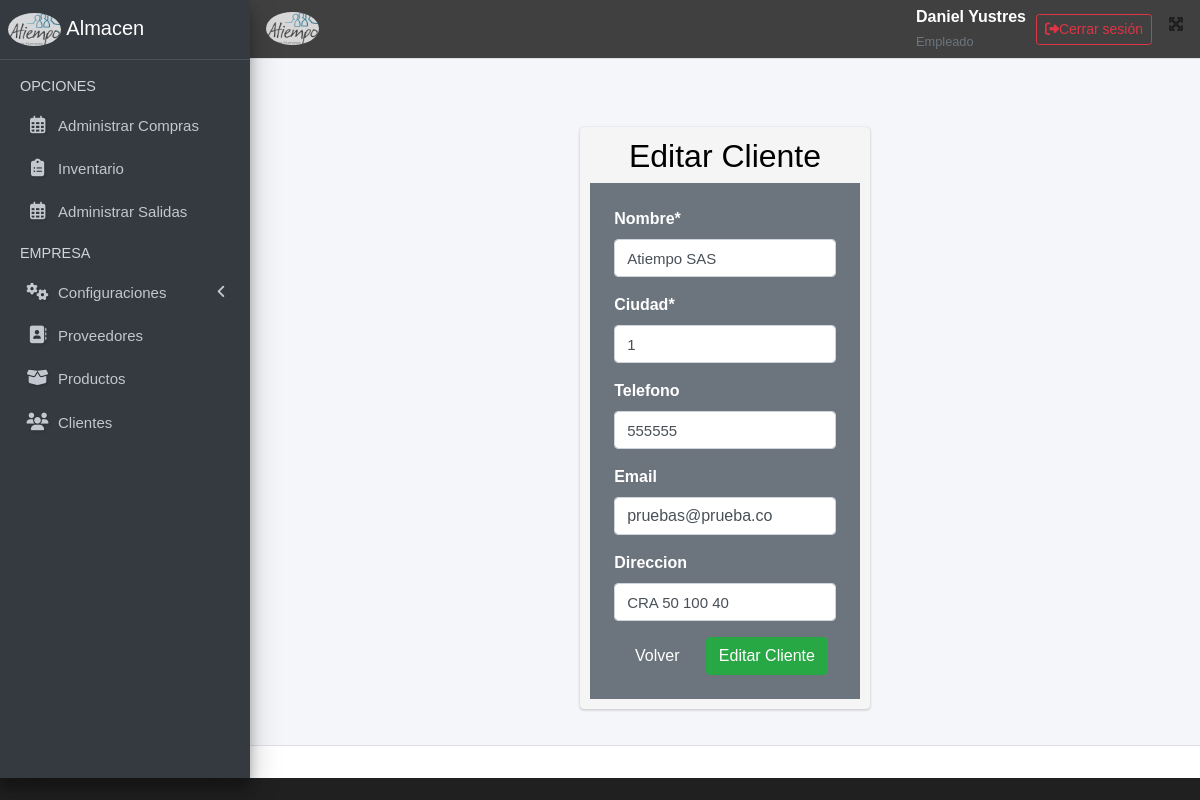
Screenshot of /modificar_cliente/1/ (signed in) with the database file from the repository.
### applications/usuarios/models.py (models this page shows, shortened)
class Usuario(AbstractUser):
    rol_choices = [
        ('admin', 'Administrador'),
        ('empleado', 'Empleado'),
        ('gerente', 'Gerente'),
    ]
    estado_choices = [
        ('activo', 'Activo'),
        ('inactivo', 'Inactivo'),
    ]
    rol = models.CharField(max_length=10, choices=rol_choices, default='empleado')
    estado = models.CharField(max_length=10, choices=estado_choices, default='activo')  # Cambiado a CharField
    fecha_creacion = models.DateTimeField(auto_now_add=True)
    class Meta:
        verbose_name = 'Usuario'
        verbose_name_plural = 'Usuarios'

### applications/clientes/models.py (models this page shows, shortened)
class Cliente(models.Model):
    id_cliente = models.AutoField(primary_key=True)
    nombre = models.CharField(max_length=255)
    ciudad = models.ForeignKey(Ciudad, on_delete=models.CASCADE)  # Relación con Ciudad
    telefono = models.CharField(max_length=20, blank=True, null=True)
    email = models.EmailField(max_length=255, blank=True, null=True)
    direccion = models.CharField(max_length=255, blank=True, null=True)
    fecha_creacion = models.DateTimeField(auto_now_add=True)
    fecha_actualizacion = models.DateTimeField(auto_now=True)
    usuario_creador = models.ForeignKey(settings.AUTH_USER_MODEL, on_delete=models.SET_NULL, null=True, blank=True) # Relación con User
    activo = models.BooleanField(default=True, verbose_name="Activo/Inactivo")
    usuario_editor = models.ForeignKey(
        settings.AUTH_USER_MODEL,
        on_delete=models.SET_NULL,
        null=True,
        blank=True,
        related_name='clientes_editados'
    )
    class Meta:
        verbose_name = "Cliente"
        verbose_name_plural = "Cliente"

### applications/clientes/views.py (the view, shortened to what this page needs)
# urls.py: path('modificar_cliente/<int:id>/', views.modificar_cliente, name='modificar_cliente'),
@login_required(login_url='login_usuario')
def modificar_cliente(request, id):
    cliente = get_object_or_404(Cliente, id_cliente=id)
    data = {
        'form': ClienteForm(instance=cliente)
    }
    return render(request, 'editarCliente.html', data)

### applications/clientes/forms.py (shortened to what this page needs)
class ClienteForm(forms.ModelForm):
    class Meta:
        model = Cliente
        fields = ['nombre', 'ciudad', 'telefono', 'email', 'direccion']  # Campos que quieras mostrar en el formulario
        widgets = {
            'nombre': forms.TextInput(attrs={'rows': 3, 'placeholder': 'Nombre Cliente'}),
            'direccion': forms.TextInput(attrs={'rows': 3, 'placeholder': 'Ingrese la dirección aquí...'}),
            'telefono': forms.TextInput(attrs={'placeholder': 'Número de teléfono'}),
            'email': forms.EmailInput(attrs={'placeholder': 'Correo electrónico'}),
            'ciudad': Select2Widget(attrs={'class': 'form-control text-black', 'data-placeholder': 'Selecciona una ciudad'}),
        }
    def __init__(self, *args, **kwargs):
        super().__init__(*args, **kwargs)
        self.fields['ciudad'].queryset = Ciudad.objects.all()
        self.fields['ciudad'].label = "Ciudad"

### templates/editarCliente.html (shortened to what this page needs)
{% extends 'layouts/base.html' %}
{% block content %}
{% load crispy_forms_tags %}
<div class="container">
    <br>
    <div class="row">
        <div class="col-12 col-md-4 offset-md-4">
            <br>
            <div class="card">
                <div class="cadr-body">
                    <h2 class="text-center">Editar Cliente</h2>
                    <form method="POST" class="bg-secondary p-4 align-items-center">
                        {{ form | crispy }}
                        <div class="text-center mt-3">
                            <a href="{% url 'cliente' %}" class="btn btn-secondary">
                                Volver
                            </a>
                            <button class="btn btn-success" type="submit">Editar Cliente</button>
                        </div>
                    </form>
                </div>
            </div>
        </div>
    </div>
</div>
{% endblock  %}

### templates/layouts/base.html (shortened to what this page needs)
{% load static %}
<!DOCTYPE html>
<html lang="en">
<head>
  <link rel="stylesheet" href="{% static 'lib/adminlite/plugins/fontawesome-free/css/all.min.css' %}">
  <link rel="stylesheet"
    href="{% static 'lib/adminlite/plugins/tempusdominus-bootstrap-4/css/tempusdominus-bootstrap-4.min.css' %}">
  <link rel="stylesheet" href="{% static 'lib/adminlite/plugins/icheck-bootstrap/icheck-bootstrap.min.css' %}">
  <link rel="stylesheet" href="{% static 'lib/adminlite/plugins/jqvmap/jqvmap.min.css' %}">
  <link rel="stylesheet" href="{% static 'lib/adminlite/css/adminlte.min.css' %}">
  <link rel="stylesheet" href="{% static 'lib/adminlite/plugins/overlayScrollbars/css/OverlayScrollbars.min.css' %}">
  <link rel="stylesheet" href="{% static 'lib/adminlite/plugins/daterangepicker/daterangepicker.css' %}">
  <link rel="stylesheet" href="{% static 'lib/adminlite/plugins/summernote/summernote-bs4.min.css' %}">
  <link rel="stylesheet" href="{% static 'index/css/main.css' %}">
    <link rel="stylesheet" href="https://cdn.datatables.net/1.13.6/css/dataTables.bootstrap5.min.css">
    <link rel="stylesheet" href="https://cdn.datatables.net/buttons/2.4.2/css/buttons.bootstrap5.min.css">
    <link rel="stylesheet" href="https://cdnjs.cloudflare.com/ajax/libs/font-awesome/6.7.2/css/all.min.css">
    <link href="https://cdn.jsdelivr.net/npm/select2@4.1.0-rc.0/dist/css/select2.min.css" rel="stylesheet" />
    <link rel="stylesheet" href="{% static 'styles/main.css' %}">
  <link rel="stylesheet" href="{% static 'jquery-ui/jquery-ui.min.css' %}">
</head>
<body >
  <div class="wrapper">
    <nav class="main-header navbar navbar-expand navbar-white navbar-light">
      <ul class="navbar-nav">
        <li class="nav-item">
          <a class="nav-link brand-link" style="margin-top: -20px;" data-widget="pushmenu" href="#" role="button"> <img src="{% static 'index/img/logoAtiempo.png' %}" alt="Logo" class="brand-image img-circle "
            style="opacity: .8;"></i></a>
        </li>
      </ul>
      <ul class="navbar-nav ml-auto">
           <div class="d-flex align-items-center justify-content-end gap-3">
  <div class="text-end me-3">
    <strong style="color: white;">{{ request.user.get_full_name|default:request.user.username|capfirst }}</strong><br>
    <small class="text-muted" style="color: white">{{ request.user.rol|capfirst }}</small>
  <br>
  </div>
  <form action="{% url 'logout' %}" method="post" class="d-inline">
    <button style="margin-left: 10px;" type="submit" class="btn btn-outline-danger btn-sm d-flex align-items-center">
      <i class="fas fa-sign-out-alt me-2"></i> Cerrar sesión
    </button>
  </form>
</div>
        <li class="nav-item">
          <a class="nav-link" data-widget="fullscreen" href="#" role="button">
            <i class="fas fa-expand-arrows-alt"></i>
          </a>
        </li>
      </ul>
    </nav>
    <aside class="main-sidebar sidebar-dark-primary elevation-4">
      <a href="/" class="brand-link">
        <img src="{% static 'index/img/logoAtiempo.png' %}" alt="Logo" class="brand-image img-circle "
        style="opacity: .8;">
        <span class="brand-text font-weight-light">Almacen</span>
      </a>
      <div class="sidebar">
        <nav class="mt-2">
          <ul class="nav nav-pills nav-sidebar flex-column" data-widget="treeview" role="menu" data-accordion="false">
            <li class="nav-header">OPCIONES</li>
            <li class="nav-item">
              <a href="{% url 'ordenes_compra' %}" class="nav-link">
                <i class="nav-icon far fa-calendar-alt"></i>
                <p>
                  Administrar Compras
                </p>
              </a>
            </li>
            <li class="nav-item">
              <a href="{% url 'inventario_bodega_list' %}" class="nav-link">
                <i class="nav-icon fa fa-clipboard-list"></i>
                <p>
                  Inventario
                </p>
              </a>
            </li>
            <li class="nav-item">
              <a href="{% url 'ordenes_salida' %}" class="nav-link">
                <i class="nav-icon far fa-calendar-alt"></i>
                <p>
                  Administrar Salidas
                </p>
              </a>
            </li>
            <li class="nav-header">EMPRESA</li>
            <li class="nav-item">
              <a href="#" class="nav-link">
                <i class="nav-icon fas fa-cogs spin"></i>
                <p>
                  Configuraciones
                  <i class="fas fa-angle-left right"></i>
                </p>
              </a>
            </li>
            <li class="nav-item">
              <a href="{% url 'proveedores' %}" class="nav-link">
                <i class="nav-icon fas fa-address-book "></i>
                <p>Proveedores</p>
              </a>
            </li>
            <li class="nav-item">
              <a href="{% url 'productos' %}" class="nav-link">
                <i class="nav-icon fas fa-box-open"></i>
                <p>Productos</p>
              </a>
            </li>
            <li class="nav-item">
              <a href="{% url 'cliente' %}" class="nav-link">
                <i class="nav-icon fa fa-users"></i>
                <p>Clientes</p>
              </a>
            </li>
          </ul>
        </nav>
      </div>
    </aside>
    <div class="content-wrapper">
      <section class="content">
        <div class="container-fluid">
          {% block content %}
          {% endblock %}
        </div>
      </section>
    </div>
    <footer class="main-footer text-center text-primary">
    </footer>
  </div>
</body>
</html>

### applications/ciudades/static/index/css/main.css (style rules this page uses)
p , input[type=text] , input[type=date], input[type=number], input[type=password] { font-weight: 100; font-size: 15px; }
body { font-family: Arial, Helvetica, sans-serif !important; }

### applications/ciudades/static/styles/main.css (style rules this page uses)
body { background: #202020; color: black; }
.navbar { background: #404040; padding: 5px 0; }
.navbar ul { display: flex; justify-content: space-between; }
.navbar ul li { list-style: none; text-decoration: none; }
.navbar ul li a { color: white; }
.container { max-width: 1200px; margin: auto; padding: 20px 10px; }
.card { background: whitesmoke; padding: 10px; margin-bottom: 2px; color: black; }

### templates/layouts/base.html (style rules this page uses)
.nav-icon.spin { animation: spin 2s linear infinite; }
.nav-icon { text-shadow: 1px 1px 3px rgba(0, 0, 0, 0.2); }
.nav-link { transition: transform 0.3s ease; }

### rows the page displays
Usuario: user.get_full_name "Daniel Yustres", user.rol "Empleado"
Cliente: nombre "Atiempo SAS", ciudad "1", telefono "555555", email "pruebas@prueba.co", direccion "CRA 50 100 40"
